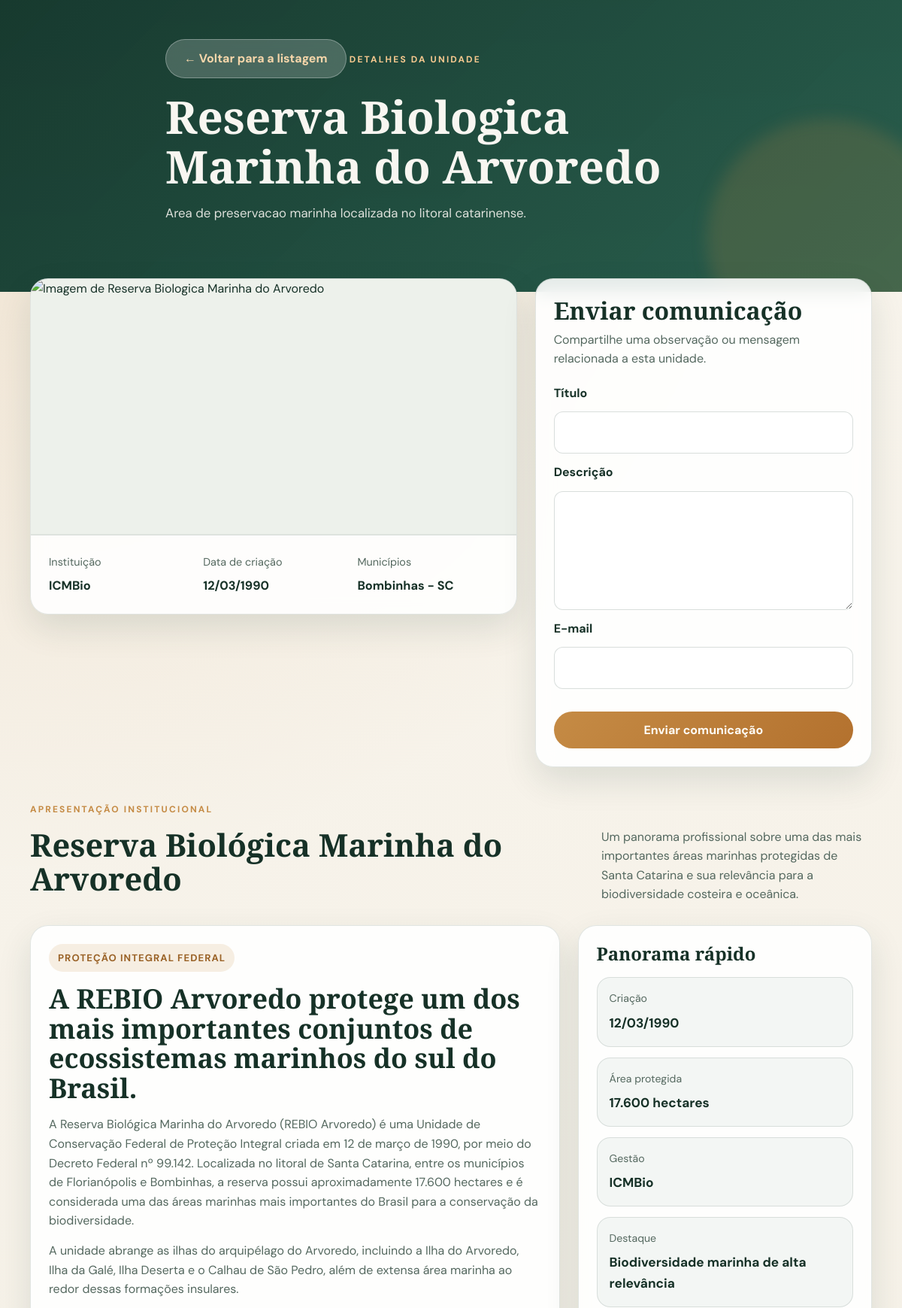
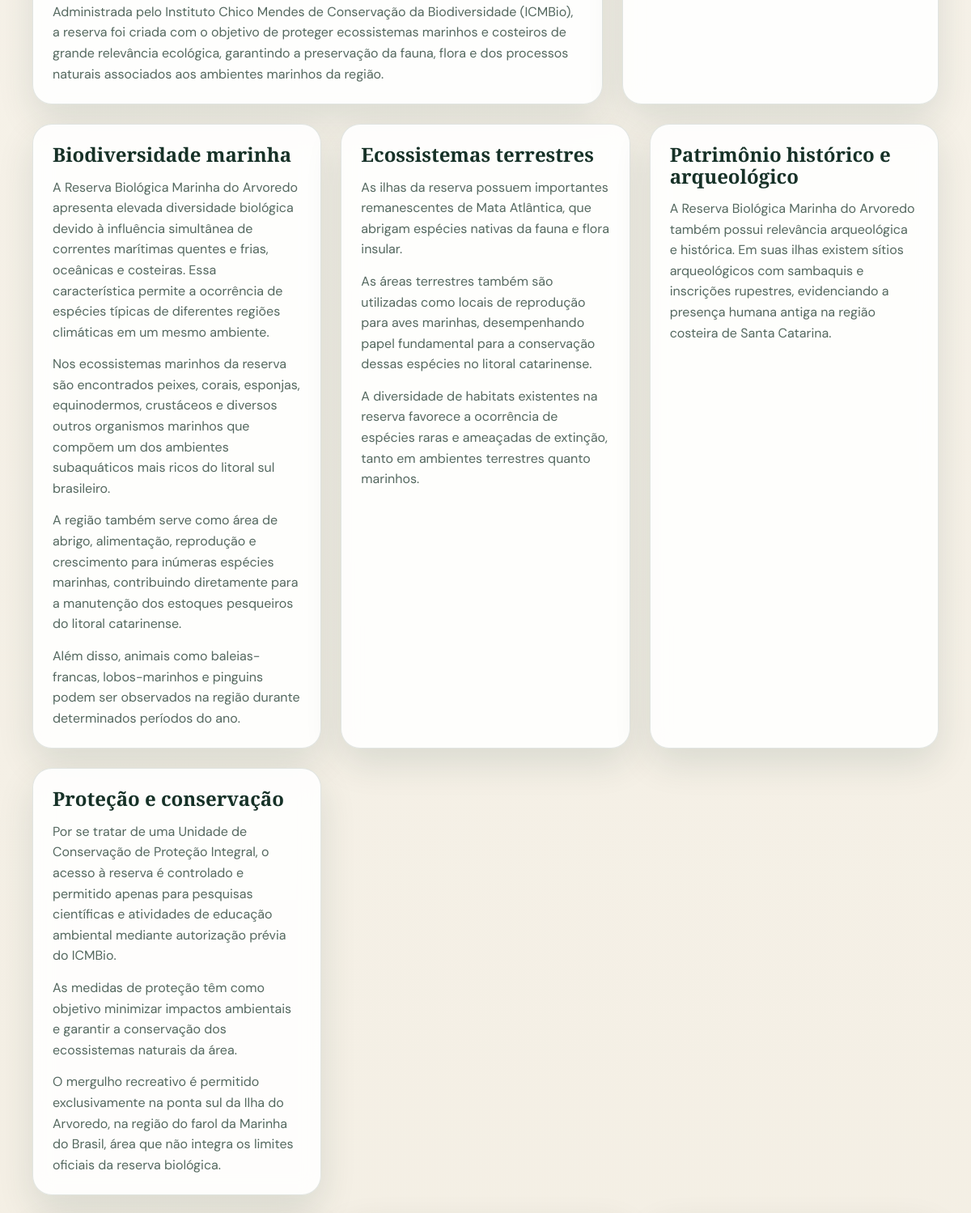
Page /detalhes.php?id=2 (upper part) on the committed database (2 pictures, top to bottom).
### tables this page shows
CREATE TABLE IF NOT EXISTS unidade_conservacao (
    id INT AUTO_INCREMENT PRIMARY KEY,
    nome VARCHAR(200) NOT NULL,
    data_criacao DATE DEFAULT NULL,
    descricao TEXT DEFAULT NULL,
    imagem TEXT DEFAULT NULL,
    instituicao_id INT DEFAULT NULL,
    CONSTRAINT fk_unidade_instituicao
        FOREIGN KEY (instituicao_id)
        REFERENCES instituicao(id)
        ON UPDATE CASCADE
        ON DELETE SET NULL
);

CREATE TABLE IF NOT EXISTS instituicao (
    id INT AUTO_INCREMENT PRIMARY KEY,
    nome VARCHAR(150) NOT NULL,
    email VARCHAR(150) DEFAULT NULL
);

### helpers.php (called while the page is built, shortened)
<?php
function e(?string $value): string
{
    return htmlspecialchars((string) $value, ENT_QUOTES, 'UTF-8');
}
function asset(string $path): string
{
    return $path . '?v=20260512-2';
}
function getIntParam(array $source, string $key): ?int
{
    $value = filter_var($source[$key] ?? null, FILTER_VALIDATE_INT);
    return $value === false ? null : $value;
}
function formatDate(?string $value, string $format = 'd/m/Y'): string
{
    $timestamp = strtotime($value);
    return $timestamp ? date($format, $timestamp) : 'Nao informado';
}
function normalizeUnitName(?string $value): string
{
    $normalized = mb_strtolower(trim((string) $value), 'UTF-8');
    return strtr($normalized, [
        'á' => 'a',
        'à' => 'a',
        'ã' => 'a',
        'â' => 'a',
        'ä' => 'a',
        'é' => 'e',
        'è' => 'e',
        'ê' => 'e',
        'ë' => 'e',
        'í' => 'i',
        'ì' => 'i',
        'î' => 'i',
        'ï' => 'i',
        'ó' => 'o',
        'ò' => 'o',
        'õ' => 'o',
        'ô' => 'o',
        'ö' => 'o',
        'ú' => 'u',
        'ù' => 'u',
        'û' => 'u',
        'ü' => 'u',
        'ç' => 'c',
    ]);
}
function isApaBaleiaFranca(array $unidade): bool
{
    return normalizeUnitName($unidade['nome'] ?? '') === normalizeUnitName('APA da Baleia Franca');
}
function isSerraDoTabuleiro(array $unidade): bool
{
    return normalizeUnitName($unidade['nome'] ?? '') === normalizeUnitName('Parque Estadual da Serra do Tabuleiro');
}
function isRioVermelho(array $unidade): bool
{
    return normalizeUnitName($unidade['nome'] ?? '') === normalizeUnitName('Parque Estadual do Rio Vermelho');
}
function isArvoredo(array $unidade): bool
{
    return normalizeUnitName($unidade['nome'] ?? '') === normalizeUnitName('Reserva Biológica Marinha do Arvoredo');
}
function getUnitImage(array $unidade): string
{
    if (isArvoredo($unidade)) {
        return asset('assets/reserva-marinha.jpg');
    }
    return (string) ($unidade['imagem'] ?? '');
}
function getUnitImageVariant(array $unidade): string
{
    return 'photo';
}

### detalhes.php (the view, shortened to what this page needs)
<?php
require __DIR__ . '/conexao.php';
require __DIR__ . '/helpers.php';
$id = getIntParam($_GET, 'id');
$sqlUnidade = '
    SELECT
        u.id,
        u.nome,
        u.descricao,
        u.imagem,
        u.data_criacao,
        i.nome AS instituicao,
        GROUP_CONCAT(CONCAT(m.nome, " - ", m.estado) ORDER BY m.nome SEPARATOR ", ") AS municipios
    FROM unidade_conservacao u
    INNER JOIN instituicao i ON u.instituicao_id = i.id
    LEFT JOIN unidade_municipio um ON um.unidade_id = u.id
    LEFT JOIN municipio m ON m.id = um.municipio_id
    WHERE u.id = ?
    GROUP BY u.id, i.nome
';
$stmtUnidade = mysqli_prepare($conexao, $sqlUnidade);
$unidade = null;
if ($stmtUnidade) {
    mysqli_stmt_bind_param($stmtUnidade, 'i', $id);
    mysqli_stmt_execute($stmtUnidade);
    $resultadoUnidade = mysqli_stmt_get_result($stmtUnidade);
    $unidade = $resultadoUnidade ? mysqli_fetch_assoc($resultadoUnidade) : null;
}
$isArvoredo = isArvoredo($unidade);
?>
<!DOCTYPE html>
<html lang="pt-BR">
<head>
    <link rel="stylesheet" href="<?= e(asset('style.css')); ?>">
</head>
<body>
    <header class="hero hero--compact">
        <div class="container hero__content">
            <a class="back-link back-link--button" href="index.php">← Voltar para a listagem</a>
            <span class="hero__eyebrow">Detalhes da unidade</span>
            <h1><?= e($unidade['nome']); ?></h1>
            <p><?= e($unidade['descricao']); ?></p>
        </div>
    </header>
    <main class="container page-content page-content--details">
        <section class="details-grid">
            <article class="panel panel--highlight">
                <img
                    class="details-image details-image--<?= e(getUnitImageVariant($unidade)); ?>"
                    src="<?= e(getUnitImage($unidade)); ?>"
                    alt="Imagem de <?= e($unidade['nome']); ?>"
                >
                <div class="detail-list">
                    <div>
                        <span>Instituição</span>
                        <strong><?= e($unidade['instituicao']); ?></strong>
                    </div>
                    <div>
                        <span>Data de criação</span>
                        <strong><?= e(formatDate($unidade['data_criacao'] ?? null)); ?></strong>
                    </div>
                    <div>
                        <span>Municípios</span>
                        <strong><?= e($unidade['municipios'] ?: 'Não informado'); ?></strong>
                    </div>
                </div>
            </article>
            <aside class="panel">
                <div class="panel__header">
                    <h2>Enviar comunicação</h2>
                    <p>Compartilhe uma observação ou mensagem relacionada a esta unidade.</p>
                </div>
                <form action="salvar_comunicacao.php" method="POST" class="form">
                    <label for="titulo">Título</label>
                    <input id="titulo" type="text" name="titulo" maxlength="200" required>
                    <label for="descricao">Descrição</label>
                    <textarea id="descricao" name="descricao" rows="5" required></textarea>
                    <label for="email">E-mail</label>
                    <input id="email" type="email" name="email" maxlength="150" required>
                    <button class="btn btn--primary btn--full" type="submit">Enviar comunicação</button>
                </form>
            </aside>
        </section>
        <?php if ($isArvoredo) : ?>
            <section class="section-heading section-heading--spaced">
                <div>
                    <span class="section-heading__eyebrow">Apresentação institucional</span>
                    <h2>Reserva Biológica Marinha do Arvoredo</h2>
                </div>
                <p>
                    Um panorama profissional sobre uma das mais importantes áreas marinhas protegidas de Santa Catarina e sua relevância para a biodiversidade costeira e oceânica.
                </p>
            </section>
            <section class="profile-layout">
                <article class="panel profile-intro">
                    <span class="profile-tag">Proteção integral federal</span>
                    <h2>A REBIO Arvoredo protege um dos mais importantes conjuntos de ecossistemas marinhos do sul do Brasil.</h2>
                    <p>
                        A Reserva Biológica Marinha do Arvoredo (REBIO Arvoredo) é uma Unidade de Conservação Federal de Proteção Integral criada em 12 de março de 1990, por meio do Decreto Federal nº 99.142. Localizada no litoral de Santa Catarina, entre os municípios de Florianópolis e Bombinhas, a reserva possui aproximadamente 17.600 hectares e é considerada uma das áreas marinhas mais importantes do Brasil para a conservação da biodiversidade.
                    </p>
                    <p>
                        A unidade abrange as ilhas do arquipélago do Arvoredo, incluindo a Ilha do Arvoredo, Ilha da Galé, Ilha Deserta e o Calhau de São Pedro, além de extensa área marinha ao redor dessas formações insulares.
                    </p>
                    <p>
                        Administrada pelo Instituto Chico Mendes de Conservação da Biodiversidade (ICMBio), a reserva foi criada com o objetivo de proteger ecossistemas marinhos e costeiros de grande relevância ecológica, garantindo a preservação da fauna, flora e dos processos naturais associados aos ambientes marinhos da região.
                    </p>
                </article>
                <aside class="panel profile-facts">
                    <h3>Panorama rápido</h3>
                    <div class="facts-grid">
                        <div class="fact-card">
                            <span>Criação</span>
                            <strong>12/03/1990</strong>
                        </div>
                        <div class="fact-card">
                            <span>Área protegida</span>
                            <strong>17.600 hectares</strong>
                        </div>
                        <div class="fact-card">
                            <span>Gestão</span>
                            <strong>ICMBio</strong>
                        </div>
                        <div class="fact-card">
                            <span>Destaque</span>
                            <strong>Biodiversidade marinha de alta relevância</strong>
                        </div>
                    </div>
                </aside>
            </section>
            <section class="feature-grid">
                <article class="panel">
                    <h3>Biodiversidade marinha</h3>
                    <p>
                        A Reserva Biológica Marinha do Arvoredo apresenta elevada diversidade biológica devido à influência simultânea de correntes marítimas quentes e frias, oceânicas e costeiras. Essa característica permite a ocorrência de espécies típicas de diferentes regiões climáticas em um mesmo ambiente.
                    </p>
                    <p>
                        Nos ecossistemas marinhos da reserva são encontrados peixes, corais, esponjas, equinodermos, crustáceos e diversos outros organismos marinhos que compõem um dos ambientes subaquáticos mais ricos do litoral sul brasileiro.
                    </p>
                    <p>
                        A região também serve como área de abrigo, alimentação, reprodução e crescimento para inúmeras espécies marinhas, contribuindo diretamente para a manutenção dos estoques pesqueiros do litoral catarinense.
                    </p>
                    <p>
                        Além disso, animais como baleias-francas, lobos-marinhos e pinguins podem ser observados na região durante determinados períodos do ano.
                    </p>
                </article>
                <article class="panel">
                    <h3>Ecossistemas terrestres</h3>
                    <p>
                        As ilhas da reserva possuem importantes remanescentes de Mata Atlântica, que abrigam espécies nativas da fauna e flora insular.
                    </p>
                    <p>
                        As áreas terrestres também são utilizadas como locais de reprodução para aves marinhas, desempenhando papel fundamental para a conservação dessas espécies no litoral catarinense.
                    </p>
                    <p>
                        A diversidade de habitats existentes na reserva favorece a ocorrência de espécies raras e ameaçadas de extinção, tanto em ambientes terrestres quanto marinhos.
                    </p>
                </article>
                <article class="panel">
                    <h3>Patrimônio histórico e arqueológico</h3>
                    <p>
                        A Reserva Biológica Marinha do Arvoredo também possui relevância arqueológica e histórica. Em suas ilhas existem sítios arqueológicos com sambaquis e inscrições rupestres, evidenciando a presença humana antiga na região costeira de Santa Catarina.
                    </p>
                </article>
                <article class="panel">
                    <h3>Proteção e conservação</h3>
                    <p>
                        Por se tratar de uma Unidade de Conservação de Proteção Integral, o acesso à reserva é controlado e permitido apenas para pesquisas científicas e atividades de educação ambiental mediante autorização prévia do ICMBio.
                    </p>
                    <p>
                        As medidas de proteção têm como objetivo minimizar impactos ambientais e garantir a conservação dos ecossistemas naturais da área.
                    </p>
                    <p>
                        O mergulho recreativo é permitido exclusivamente na ponta sul da Ilha do Arvoredo, na região do farol da Marinha do Brasil, área que não integra os limites oficiais da reserva biológica.
                    </p>
                </article>
            </section>
        <?php endif; ?>
    </main>
</body>
</html>

### rows in the picture
unidade_conservacao: nome "Reserva Biologica Marinha do Arvoredo", descricao "Area de preservacao marinha localizada no litoral catarinense.", instituicao.nome "ICMBio", data_criacao "12/03/1990"

### other values in the picture
$unidade['municipios'] ?: 'Não informado' "Bombinhas - SC"
